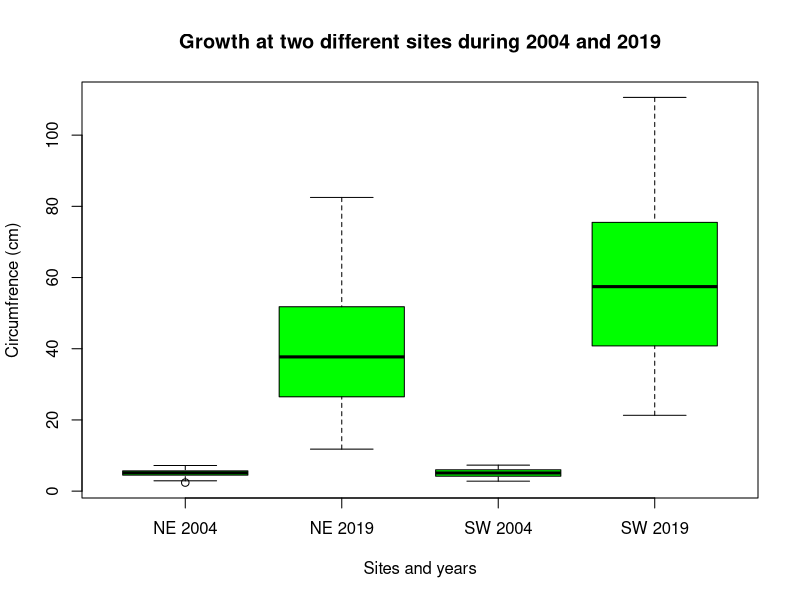
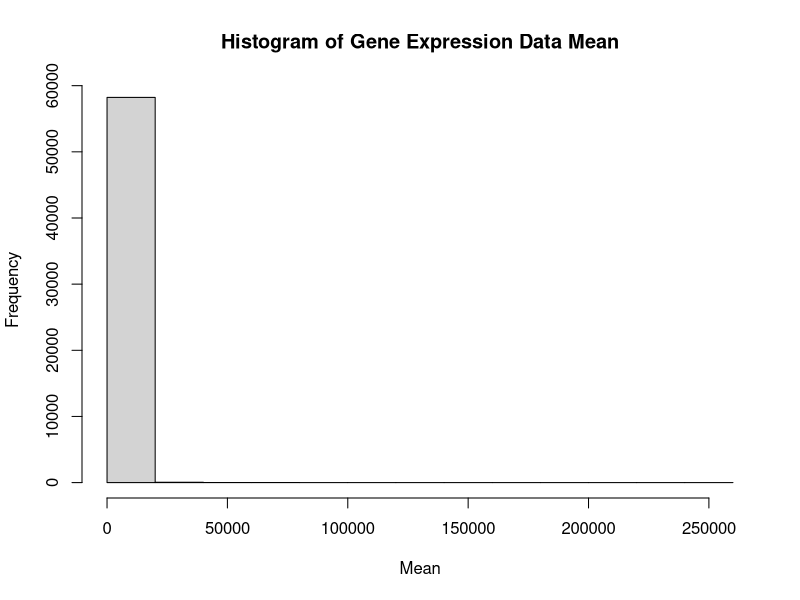
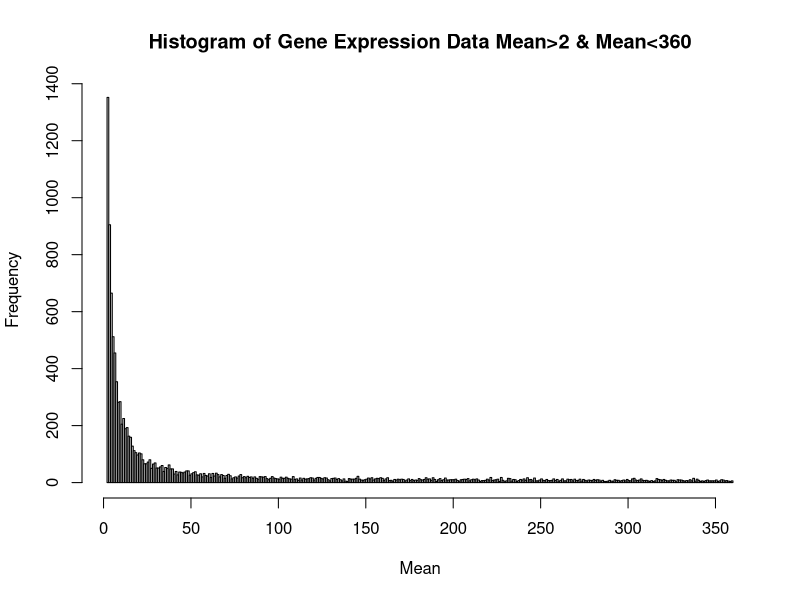

Recreate these plots in R, in order.
# 1. Read in the file, making the gene accession numbers the row names. 
#    Show a table of values for the first six genes.

gene_expression_data <- read.csv("Data/part1_gene_expression.tsv", 
                                 sep = '\t', row.names = "GeneID")
head(gene_expression_data, n=6)

# 2. Make a new column which is the mean of the other columns. 
#    Show a table of values for the first six genes.

gene_expression_data$Mean <- rowMeans(gene_expression_data[,1:2])
head(gene_expression_data, 6)

# 3. List the 10 genes with the highest mean expression
gene_ordered <- gene_expression_data[order(-gene_expression_data$Mean),]
head(gene_ordered, 10)

# 4. Determine the number of genes with a mean <10
mean_lessthan10 <- gene_expression_data[(gene_expression_data[,3]<10),]
nrow(mean_lessthan10) # 43124 genes

# 5. Make a histogram plot of the mean values in png format and paste it into your report.
png(filename = "Data/part1_histogram.png")
hist(gene_expression_data$Mean, xlab = "Mean", main = "Histogram of Gene Expression Data Mean")
dev.off()

# The histogram for the Mean column produces only one bar graph near Mean = zero. 
# This tells us that the number of genes with mean=0 & mean<500 far exceeds the number of genes with, 
# say, mean =< 500. The frequency is skewed to the right and does not give us a proper picture of the data. 
# We can solve this by subsetting the Mean column and taking out the extremes. 

# To inspect the data, we can use the ftable() function to give us the numerical data of the
# mean frequencies

ftable(gene_expression_data$Mean)

# -----Console Result-----
#     0   0.5     1   1.5     2   2.5     3   3.5     4   4.5     5
# 29694  4269  2130  1392   976   766   586   517   388   367   298

mean(gene_expression_data$Mean) # column mean = 354.5272

# From the result above, we notice that our observation was correct and the count for mean = 0 skews the data.
# In the script below, the mean of the column was set as the maximum (354.5272 ~ 360) and only mean values greater than 2 is 
# set as minimum. By removing the extremes, the histogram can now reveal how the frequency of the mean steeply
# drops after about the first 10 bars.

png(filename = "Data/part1_histogram_adjusted.png")
with(gene_expression_data, hist
     (Mean[Mean>2 & Mean<360], breaks=seq(2,360,by=1), 
                                xlab = "Mean", main = "Histogram of Gene Expression Data Mean>2 & Mean<360"))
dev.off()

# We can also recommend using other data visualization tools to represent the frequencies of the means
# like a scatterplot to accurately capture the data.

# 6. Import this csv file into an R object.
#    What are the column names?

growth_data <- read.csv("Data/part1_growth_data.csv",
                        header = TRUE, stringsAsFactors = FALSE)

column <- colnames(growth_data)
column

# 7. Calculate the mean and standard deviation of tree circumference at the start and end of the study 
#    at both sites.

# For Northeast
ne <- subset(growth_data, Site=="northeast")
head(ne)

# Mean for Northeast data
mean_end2 <- mean(ne$Circumf_2004_cm)
mean_end1 <- mean(ne$Circumf_2019_cm)
mean_end1
mean_end2

# Standard Deviation for Northeast data
sd(ne$Circumf_2004_cm)
sd(ne$Circumf_2019_cm)

# For Southwest
sw <- subset(growth_data, Site == "southwest")
head(sw)

# Mean for Southwest data
mean_start2 <- mean(sw$Circumf_2004_cm)
mean_end2 <- mean(sw$Circumf_2019_cm)
mean_start2
mean_end2

# Standard Deviation for Southwest data
sd(sw$Circumf_2004_cm)
sd(sw$Circumf_2019_cm)

# 8. Make a box plot of tree circumference at the start and end of the study at both sites.
boxplot(ne$Circumf_2004_cm, ne$Circumf_2019_cm, sw$Circumf_2004_cm, sw$Circumf_2019_cm,
        names = c("NE 2004", "NE 2019", "SW 2004","SW 2019"),
        ylab= "Circumfrence (cm)" , xlab = "Sites and years" ,
        main = "Growth at two different sites during 2004 and 2019", col= "green")

# 9. Calculate the mean growth over the past 10 years at each site.

# Mean growth for Northeast data
ne$Circumf_2019_cm - ne$Circumf_2009_cm
ne$growth <- (ne$Circumf_2019_cm - ne$Circumf_2009_cm)
mean_growth_ne <- mean(ne$growth)
mean_growth_ne

# Mean growth for Southwest data
sw$Circumf_2019_cm - sw$Circumf_2009_cm
sw$growth <- (sw$Circumf_2019_cm - sw$Circumf_2009_cm)
mean_growth_sw<- mean(sw$growth)
mean_growth_sw

# 10. Use the t.test and wilcox.test functions to estimate the p-value that the 10 year growth is different at the two sites.

# t test
t_test <- t.test(ne$growth,sw$growth)
t_test

# wilcox.test
wilcox_test <- wilcox.test(ne$growth, sw$growth)
wilcox_test
